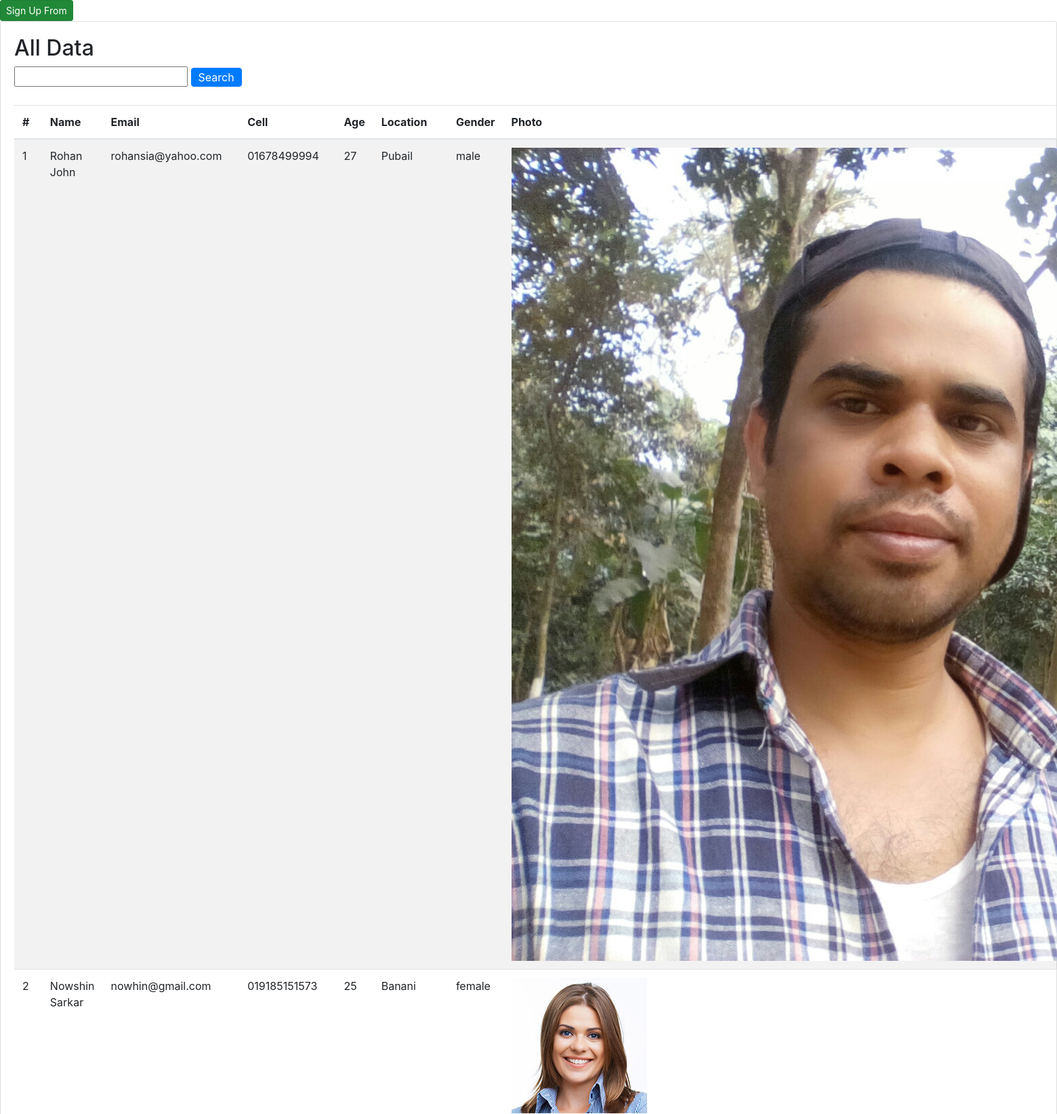
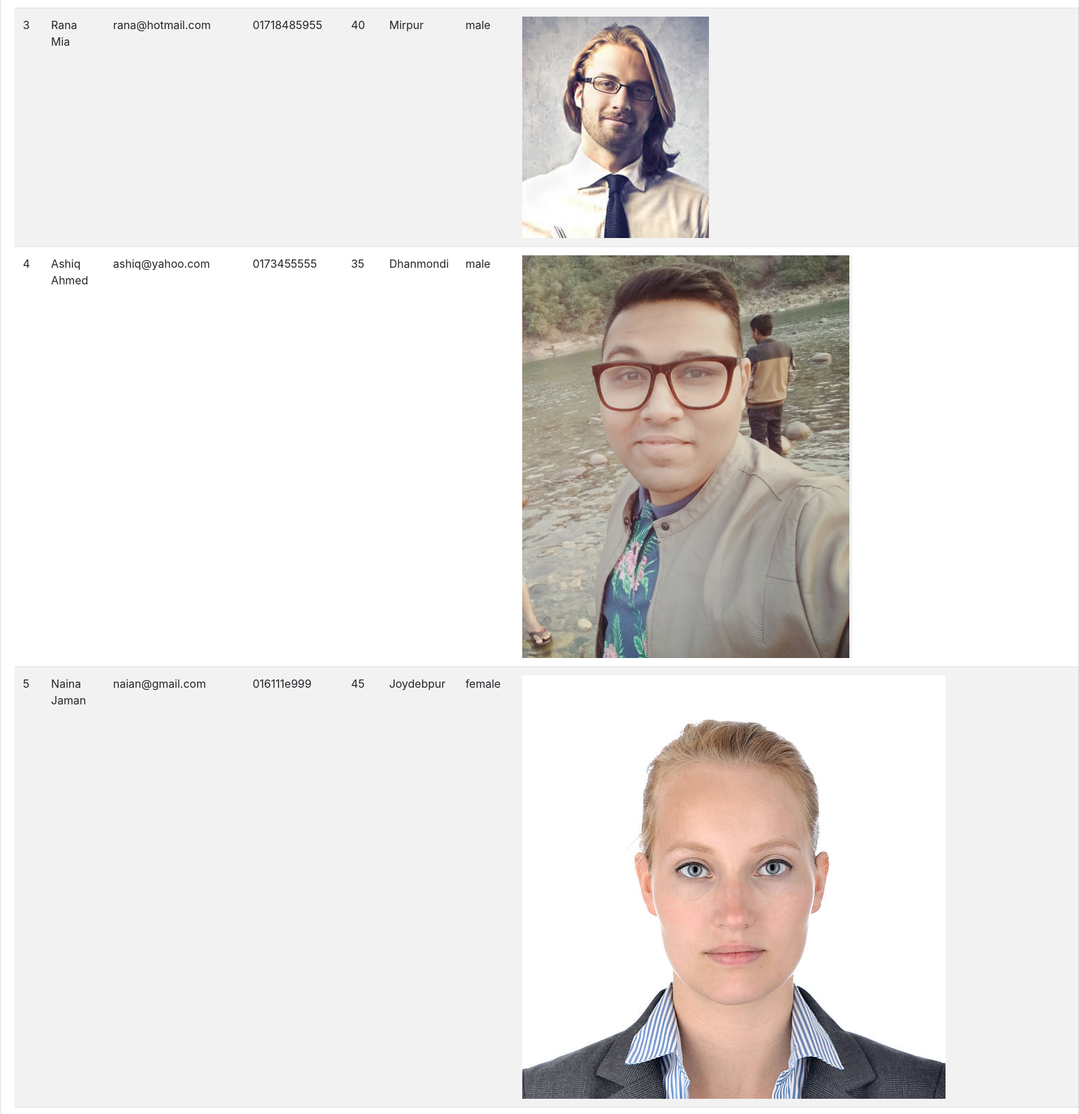
Page /table.php (upper part) on the committed database (2 pictures, top to bottom).
### tables this page shows
CREATE TABLE `students` (
  `id` int(10) NOT NULL,
  `name` varchar(50) NOT NULL,
  `email` varchar(20) DEFAULT NULL,
  `cell` varchar(20) NOT NULL,
  `age` int(2) NOT NULL,
  `location` varchar(10) NOT NULL,
  `gender` varchar(6) NOT NULL,
  `photo` varchar(100) NOT NULL,
  `status` varchar(10) NOT NULL
);

### table.php (the view, shortened to what this page needs)
<?php include_once "db.php"; ?>
<!DOCTYPE html>
<html lang="en">
<head>
	<link rel="stylesheet" href="assets/css/bootstrap.min.css">
	<link rel="stylesheet" href="assets/css/style.css">
	<link rel="stylesheet" href="assets/css/responsive.css">
</head>
<body>
	<div class="wrap-table shadow">
		 <a class="btn btn-success btn-sm" href="index.php">Sign Up From</a>
		<div class="card">
			<div class="card-body">
				<h2>All Data</h2>
                 <form action="<?php echo $_SERVER['PHP_SELF'];?>" method="POST">
                    <input name="search" type="text">
                     <input style="padding:1px 10px; display:inline-block; margin-bottom:3px;" name="search-btn" class="btn  btn-primary" type="submit" value="Search">
                     </form>
                 <br>
				<table class="table table-striped">
					<thead>
						<tr>
							<th>#</th>
							<th>Name</th>
							<th>Email</th>
							<th>Cell</th>
							<th>Age</th>
							<th>Location</th>
							<th>Gender</th>
							<th>Photo</th>
						</tr>
					</thead>
					<tbody>
					<?php
                        $search = '';
                         $sql = "SELECT * FROM students WHERE name LIKE '%$search%' OR email ='$search' OR age='$search'  OR location ='$search' OR gender ='$search' ";
                       $data =  $connection -> query($sql);
                             $i = 1;
                           while( $single_data = $data -> fetch_assoc()):
                              ?>
						<tr>
							<td><?php echo $i; $i++;?></td>
							<td><?php echo $single_data['name']?></td>
							<td><?php echo $single_data['email']?></td>
							<td><?php echo $single_data['cell']?></td>
							<td><?php echo $single_data['age']?></td>
							<td><?php echo $single_data['location']?></td>
							<td><?php echo $single_data['gender']?></td>
							<td><img src="students/<?php echo $single_data['photo'];?>" alt=""></td>
						</tr>
						<?php endwhile; ?>
					</tbody>
				</table>
			</div>
		</div>
	</div>
</body>
</html>

### rows in the picture
students: name "Rohan John", email "rohansia@yahoo.com", cell "01678499994", age "27", location "Pubail", gender "male", photo (picture)
students: name "Nowshin Sarkar", email "nowhin@gmail.com", cell "019185151573", age "25", location "Banani", gender "female", photo (picture)
students: name "Rana Mia", email "rana@hotmail.com", cell "01718485955", age "40", location "Mirpur", gender "male", photo (picture)
students: name "Ashiq Ahmed", email "ashiq@yahoo.com", cell "0173455555", age "35", location "Dhanmondi", gender "male", photo (picture)
students: name "Naina Jaman", email "naian@gmail.com", cell "016111e999", age "45", location "Joydebpur", gender "female", photo (picture)
